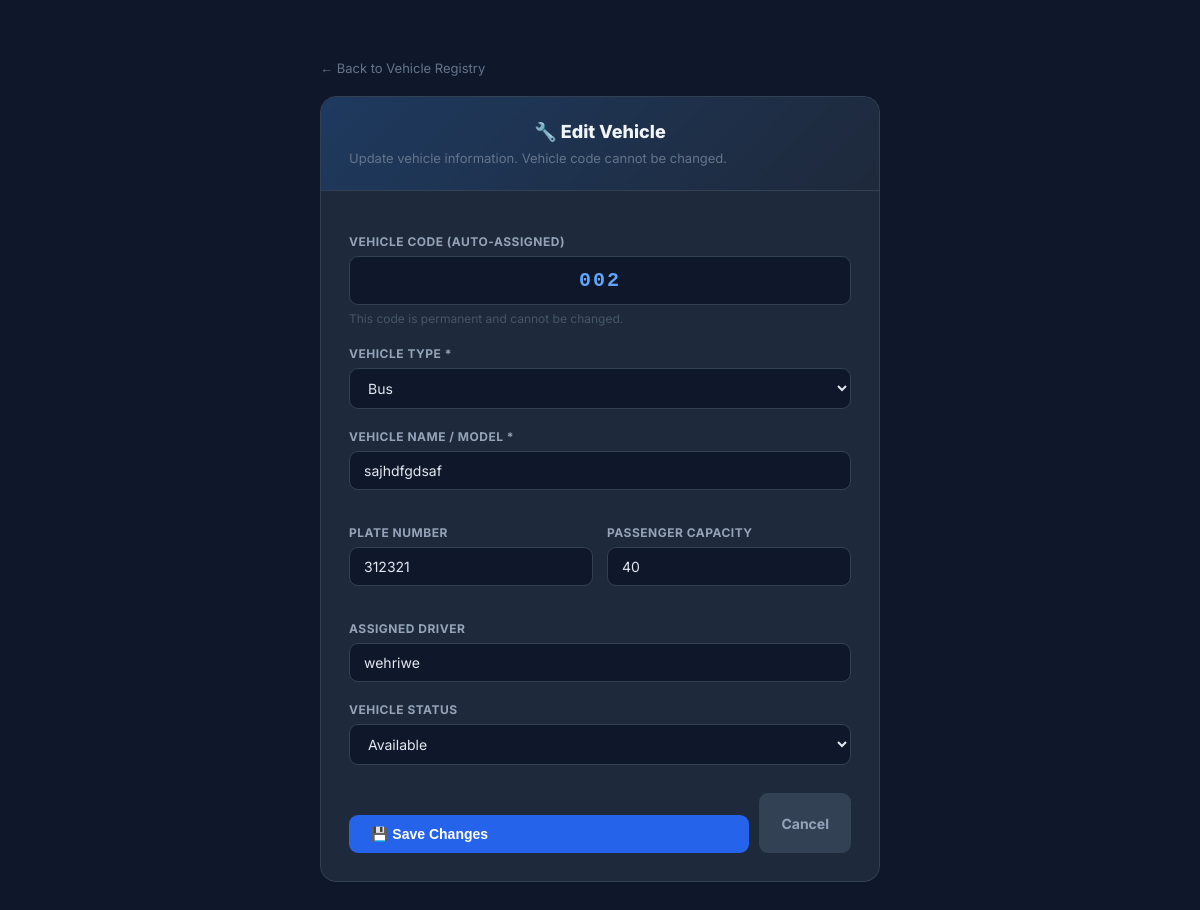
Page /admin/vehicles/edit/2 (signed in) on the committed database.
### tables this page shows
CREATE TABLE vehicles (
            vehicle_id INTEGER PRIMARY KEY AUTOINCREMENT,
            vehicle_code TEXT UNIQUE NOT NULL,
            vehicle_type TEXT NOT NULL,
            vehicle_name TEXT NOT NULL,
            plate_number TEXT,
            capacity INTEGER DEFAULT 1,
            status TEXT DEFAULT 'Available',
            assigned_driver TEXT,
            is_active INTEGER DEFAULT 1,
            created_at TEXT NOT NULL
        );

CREATE TABLE vehicle_types (
            type_id INTEGER PRIMARY KEY AUTOINCREMENT,
            type_name TEXT UNIQUE NOT NULL,
            rate_per_km REAL DEFAULT 2.22,
            max_passengers INTEGER DEFAULT 45,
            is_available INTEGER DEFAULT 1
        , base_fare REAL DEFAULT 0, included_distance REAL DEFAULT 0, min_fare REAL NOT NULL DEFAULT 0, extra_charges REAL NOT NULL DEFAULT 0, extra_charges_label TEXT DEFAULT '', charge_basis TEXT NOT NULL DEFAULT 'per_booking', location_type TEXT DEFAULT 'land', fare_configured INTEGER NOT NULL DEFAULT 0);

### TravelReservationSystem/app.py (the view, shortened to what this page needs)
@app.route("/admin/vehicles/edit/<int:vehicle_id>", methods=["GET", "POST"])
def admin_edit_vehicle(vehicle_id):
    if "user_id" not in session or session.get("username") != "admin":
        flash("Admin access only.", "error")
        return redirect(url_for("login"))
    conn = get_db()
    vehicle = conn.execute(
        "SELECT * FROM vehicles WHERE vehicle_id=? AND is_active=1", (vehicle_id,)
    ).fetchone()
    if not vehicle:
        conn.close()
        abort(404)
    vehicle_types = conn.execute("SELECT type_name FROM vehicle_types ORDER BY type_id").fetchall()
    conn.close()
    return render_template("admin_vehicle_form.html", vehicle=vehicle, vehicle_types=vehicle_types, mode="edit")

### TravelReservationSystem/app.py (called while the page is built)
def get_db():
    conn = sqlite3.connect(DATABASE, timeout=30)
    conn.row_factory = sqlite3.Row
    return conn

### TravelReservationSystem/templates/admin_vehicle_form.html (shortened to what this page needs)
<!DOCTYPE html>
<html lang="en">
<head>
    <link rel="stylesheet" href="{{ url_for('static', filename='css/style.css') }}">
</head>
<body>
<div class="form-wrap">
    <a href="{{ url_for('admin_vehicles') }}" class="back-link">← Back to Vehicle Registry</a>
    <div class="card">
        <div class="card-header">
            <h1>{{ '🔧 Edit Vehicle' if mode == 'edit' else '🚌 Register New Vehicle' }}</h1>
            <p>{{ 'Update vehicle information. Vehicle code cannot be changed.' if mode == 'edit' else 'A unique Vehicle Code will be automatically assigned upon registration.' }}</p>
        </div>
        <div class="card-body">
            {% if mode == 'edit' and vehicle %}
            <div class="field-group">
                <label>Vehicle Code (Auto-Assigned)</label>
                <div class="code-display">{{ vehicle['vehicle_code'] }}</div>
                <p class="field-hint">This code is permanent and cannot be changed.</p>
            </div>
            {% else %}
            <div class="field-group">
                <label>Vehicle Code</label>
                <div class="code-display">Auto</div>
                <p class="field-hint">A sequential code (001, 002, …) will be automatically generated on save.</p>
            </div>
            {% endif %}
            <form method="POST">
                <div class="field-group">
                    <label>Vehicle Type *</label>
                    <select name="vehicle_type" required>
                        {% for vt in vehicle_types %}
                            <option value="{{ vt['type_name'] }}"
                                {% if mode == 'edit' and vehicle and vehicle['vehicle_type'] == vt['type_name'] %}selected{% endif %}>
                                {{ vt['type_name'] }}
                            </option>
                        {% endfor %}
                    </select>
                </div>
                <div class="field-group">
                    <label>Vehicle Name / Model *</label>
                    <input type="text" name="vehicle_name" placeholder="e.g. Toyota Coaster, Hiace Commuter"
                           value="{{ vehicle['vehicle_name'] if mode == 'edit' and vehicle else '' }}" required>
                </div>
                <div class="row-2">
                    <div class="field-group">
                        <label>Plate Number</label>
                        <input type="text" name="plate_number" placeholder="e.g. ABC-1234"
                               value="{{ vehicle['plate_number'] or '' if mode == 'edit' and vehicle else '' }}">
                    </div>
                    <div class="field-group">
                        <label>Passenger Capacity</label>
                        <input type="number" name="capacity" min="1" max="200" placeholder="e.g. 45"
                               value="{{ vehicle['capacity'] if mode == 'edit' and vehicle else 1 }}" required>
                    </div>
                </div>
                <div class="field-group">
                    <label>Assigned Driver</label>
                    <input type="text" name="assigned_driver" placeholder="Driver's full name (optional)"
                           value="{{ vehicle['assigned_driver'] or '' if mode == 'edit' and vehicle else '' }}">
                </div>
                <div class="field-group">
                    <label>Vehicle Status</label>
                    <select name="status">
                        {% for s in ['Available', 'Reserved', 'In Use', 'Maintenance', 'Unavailable'] %}
                            <option value="{{ s }}"
                                {% if mode == 'edit' and vehicle and vehicle['status'] == s %}selected{% endif %}>
                                {{ s }}
                            </option>
                        {% endfor %}
                    </select>
                </div>
                <div class="btn-row">
                    <button type="submit" class="btn btn-primary">
                        {{ '💾 Save Changes' if mode == 'edit' else '✅ Register Vehicle' }}
                    </button>
                    <a href="{{ url_for('admin_vehicles') }}" class="btn btn-ghost">Cancel</a>
                </div>
            </form>
        </div>
    </div>
</div>
</body>
</html>

### TravelReservationSystem/static/css/style.css (style rules this page uses)
* { box-sizing: border-box; }
body { margin: 0; font-family: Arial, sans-serif; min-height: 100vh; background: linear-gradient( rgba(0, 0, 0, 0.60), rgba(0, 0, 0, 0.60) ), url("/static/assets/Background.jpg") center center / cover no-repeat fixed; }
h1 { text-align: center; margin-bottom: 8px; }
label { display: block; margin-top: 15px; margin-bottom: 6px; font-weight: bold; color: #ddd; }
input { width: 100%; padding: 12px; border: 1px solid rgba(255, 255, 255, 0.2); border-radius: 8px; font-size: 15px; background: rgba(20, 20, 20, 0.6); color: #fff; }
input::placeholder { color: #888; }
button { width: 100%; padding: 13px; margin-top: 22px; border: none; border-radius: 8px; background: #1677ff; color: white; font-size: 16px; font-weight: bold; cursor: pointer; }
a { color: #4da6ff; text-decoration: none; }
select { width: 100%; padding: 12px; border: 1px solid rgba(255, 255, 255, 0.2); border-radius: 8px; font-size: 15px; background: rgba(20, 20, 20, 0.8); color: white; }
.back-link { text-align: center; margin-top: 20px; }

### TravelReservationSystem/templates/admin_vehicle_form.html (style rules this page uses)
* { box-sizing:border-box;margin:0;padding:0 }
body { font-family:'Inter',Arial,sans-serif;background:#0f172a;color:#e2e8f0;min-height:100vh;display:flex;align-items:flex-start;justify-content:center;padding:40px 16px }
.form-wrap { width:100%;max-width:560px }
.back-link { display:inline-flex;align-items:center;gap:6px;color:#64748b;text-decoration:none;font-size:13px;margin-bottom:20px;transition:.15s }
.card { background:#1e293b;border:1px solid #334155;border-radius:16px;overflow:hidden }
.card-header { background:linear-gradient(135deg,#1e3a5f,#1e293b);padding:24px 28px;border-bottom:1px solid #334155 }
.card-header h1 { font-size:18px;font-weight:800;color:#f1f5f9 }
.card-header p { font-size:13px;color:#64748b;margin-top:4px }
.card-body { padding:28px }
.field-group { margin-bottom:20px }
label { display:block;font-size:12px;font-weight:700;color:#94a3b8;text-transform:uppercase;letter-spacing:.5px;margin-bottom:7px }
input,select { width:100%;background:#0f172a;border:1px solid #334155;border-radius:9px;color:#e2e8f0;padding:10px 14px;font-size:14px;font-family:inherit;transition:.15s;outline:none }
select option { background:#0f172a }
.field-hint { font-size:12px;color:#475569;margin-top:5px }
.code-display { background:#0f172a;border:1px solid #334155;border-radius:9px;padding:12px 14px;font-family:monospace;font-size:20px;font-weight:800;color:#60a5fa;letter-spacing:2px;text-align:center;margin-bottom:6px }
.row-2 { display:grid;grid-template-columns:1fr 1fr;gap:14px }
.btn-row { display:flex;gap:10px;margin-top:28px }
.btn { padding:11px 22px;border-radius:9px;font-size:14px;font-weight:700;border:0;cursor:pointer;text-decoration:none;transition:.15s;display:inline-flex;align-items:center;gap:6px }
.btn-primary { background:#2563eb;color:#fff }
.btn-ghost { background:#334155;color:#94a3b8 }

### rows in the picture
vehicles: vehicle_code "002", vehicle_type "Bus", vehicle_name "sajhdfgdsaf", plate_number "312321", capacity "40", assigned_driver "wehriwe", status "Available"

### other values in the picture
{{ '🔧 Edit Vehicle' if mode == 'edit' else '🚌 Register New Vehicle' }} "🔧 Edit Vehicle"
{{ '💾 Save Changes' if mode == 'edit' else '✅ Register Vehicle' }} "💾 Save Changes"
